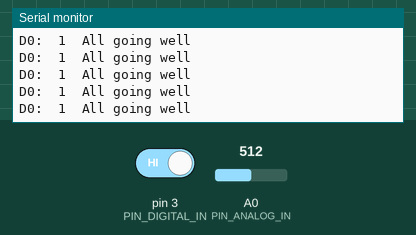
This sketch was run on a simulated Arduino Uno, built with avr-gcc and run on an emulated ATmega328P. On the bench: the last lines printed to the serial monitor. The inputs (shaded band) are chosen by the test bench; at power-on: pin 3 (PIN_DIGITAL_IN) HIGH, A0 (PIN_ANALOG_IN) = 512.

Above: at 1.2 s.
1.3 s: pin 3 (PIN_DIGITAL_IN) driven LOW
At 1.31 s:
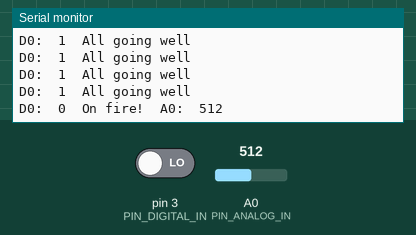
3.2 s: A0 (PIN_ANALOG_IN) set to 716
At 3.22 s:
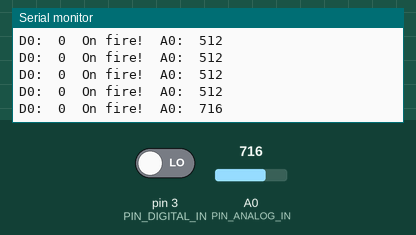
4.7 s: A0 (PIN_ANALOG_IN) set to 900
At 4.73 s:
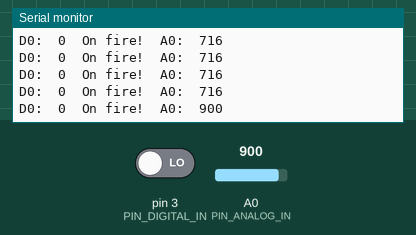
Timing chart, 0 to 7.7 s (numbered marks = the images above; inputs shaded):
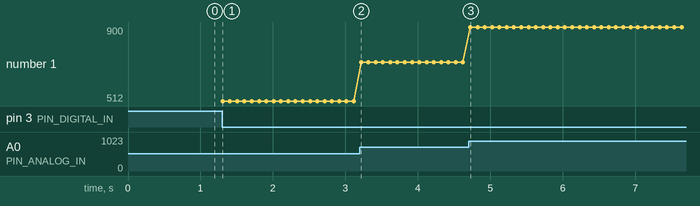

The sketch:

Project_09_Flame_Sensor.ino
```cpp
//**********************************************************************************
/*
 * 名称   : Flame Sensor
 * 功能   : 读取火焰传感器的数值
 * 作者   : http://www.keyes-robot.com/
*/
int val1 = 0;   //设置value1为0
int val2 = 0;   //设置value2为0
int PIN_ANALOG_IN = A0;   //火焰传感器的模拟引脚定义为A0
int PIN_DIGITAL_IN = 3;   //火焰传感器的数字引脚定义为D3

void setup() {
  Serial.begin(9600);   //波特率设置为9600
  pinMode(PIN_ANALOG_IN, INPUT);    //将传感器的模拟引脚设置为输入模式
  pinMode(PIN_DIGITAL_IN, INPUT);    //将传感器的数字引脚设置为输入模式
}

void loop() {
  val1 = analogRead(PIN_ANALOG_IN);    //读取传感器的模拟信号
  val2 = digitalRead(PIN_DIGITAL_IN);    //读取传感器的数字信号
  Serial.print("D0:  ");    //打印字符串D0:
  Serial.print(val2);    //打印且显示val2数值
  if (val2 == 0) {    //检测到火焰，输出低电平
    Serial.print("  On fire!");
    Serial.print("  A0:  ");
    Serial.println(val1);
    delay(100);
  }
  else {    //未检测到火焰，输出高电平
    Serial.println("  All going well");
    delay(100);
  }
}
//**********************************************************************************
```

Measured:
- after the input at 1.3 s, the serial monitor: prints a new line at once (image 1)
- after the input at 3.2 s, the serial monitor: prints a new line at once (image 2)
- after the input at 4.7 s, the serial monitor: prints a new line at once (image 3)
- plotted number 1: 512 → 716 after the input at 3.2 s, 716 → 900 after the input at 4.7 s
